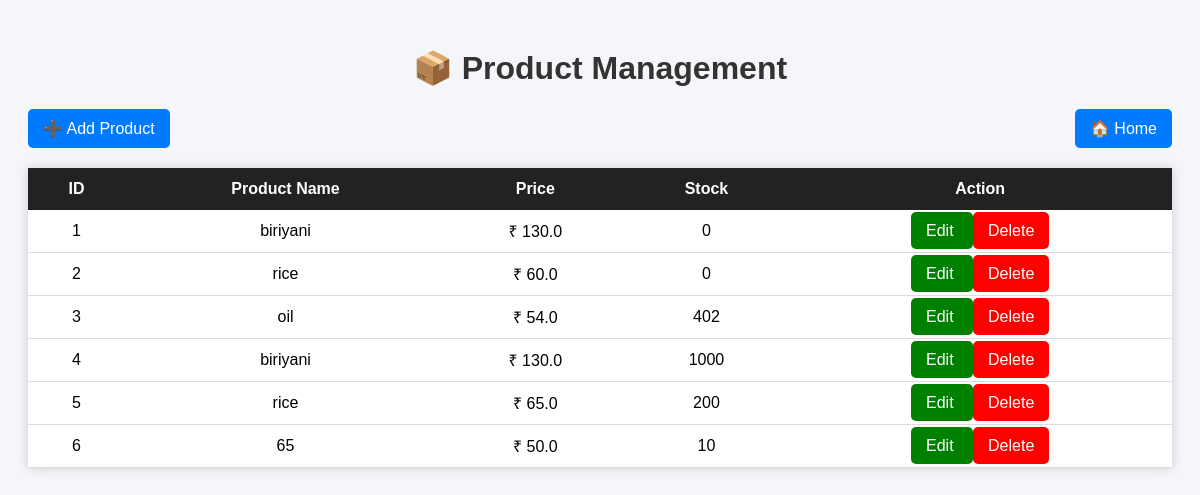
/products, run on an earlier commit of the app's database.
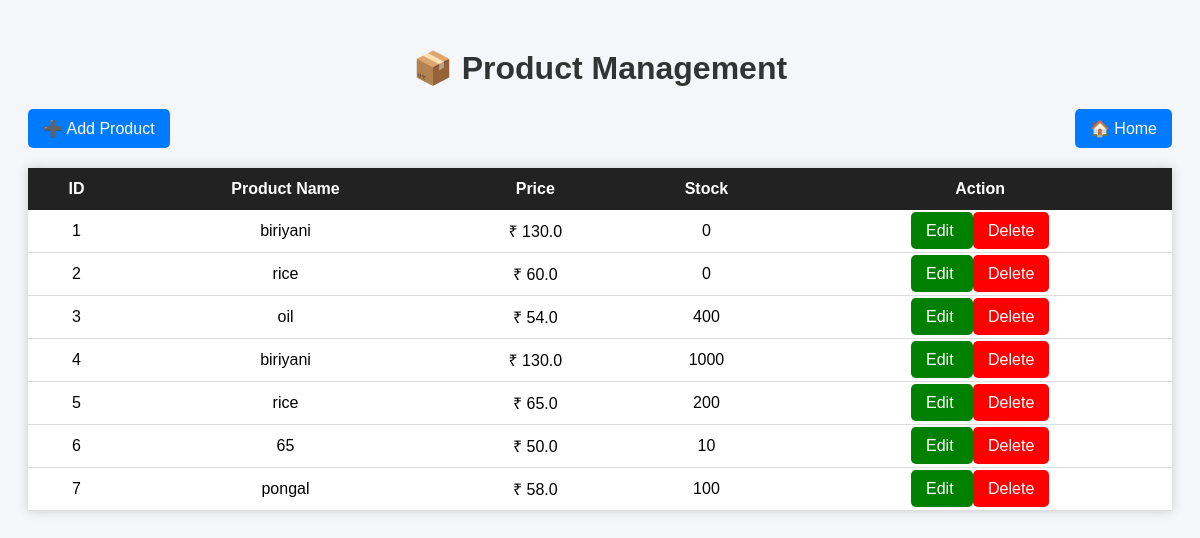
And on a later commit of the database.
### app.py (models this page shows)
class Product(db.Model):
    id = db.Column(db.Integer, primary_key=True)
    product_name = db.Column(db.String(100), nullable=False)
    price = db.Column(db.Float, nullable=False)
    stock = db.Column(db.Integer, nullable=False)

### app.py (the view)
@app.route("/products")
def products():
    all_products = Product.query.all()
    return render_template("products.html", products=all_products)

### templates/products.html (shortened to what this page needs)
<!DOCTYPE html>
<html>
<head>
</head>
<body>
<h1>📦 Product Management</h1>
<div class="top-bar">
    <a href="/add_product">
        ➕ Add Product
    </a>
    <a href="/">
        🏠 Home
    </a>
</div>
<table>
<tr>
    <th>ID</th>
    <th>Product Name</th>
    <th>Price</th>
    <th>Stock</th>
    <th>Action</th>
</tr>
{% for product in products %}
<tr>
    <td>{{ product.id }}</td>
    <td>{{ product.product_name }}</td>
    <td>₹ {{ product.price }}</td>
    <td>{{ product.stock }}</td>
    <td>
        <a class="edit" href="/edit_product/{{ product.id }}">
            Edit
        </a>
        <a class="delete"
           href="/delete_product/{{ product.id }}"
           onclick="return confirm('Delete this product?')">
            Delete
        </a>
    </td>
</tr>
{% endfor %}
</table>
</body>
</html>

### templates/products.html (style rules this page uses)
body { font-family: Arial, sans-serif; background: #f4f6f9; padding: 20px; }
h1 { text-align: center; color: #333; }
.top-bar { display: flex; justify-content: space-between; margin-bottom: 20px; }
a, button { text-decoration: none; background: #007bff; color: white; padding: 10px 15px; border-radius: 5px; border: none; cursor: pointer; }
table { width: 100%; background: white; border-collapse: collapse; box-shadow: 0 0 10px #ccc; }
th { background: #222; color: white; padding: 12px; }
td { padding: 10px; text-align: center; border-bottom: 1px solid #ddd; }
.delete { background: red; }
.edit { background: green; }

What changed in the data, as far as the page shows it:
changed Product "oil": stock "402" → "400"
added Product: id "7", product_name "pongal", price "58.0", stock "100"
